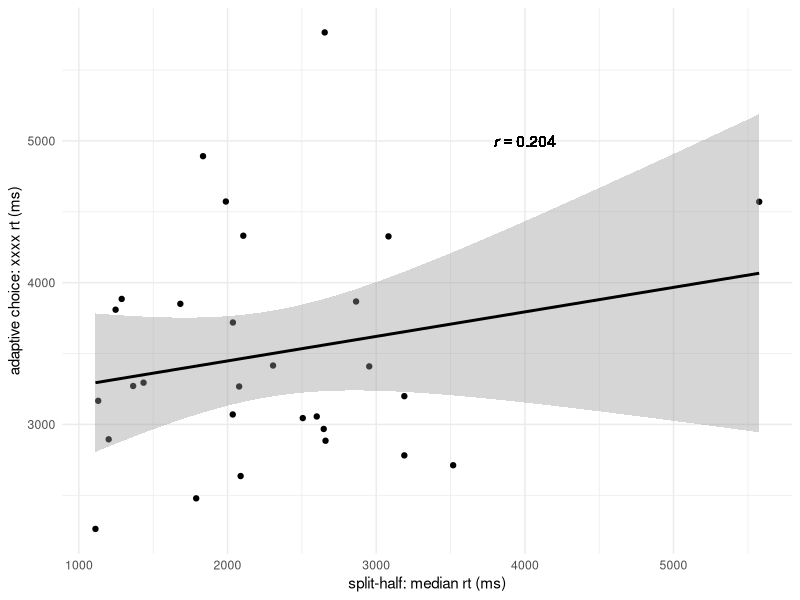
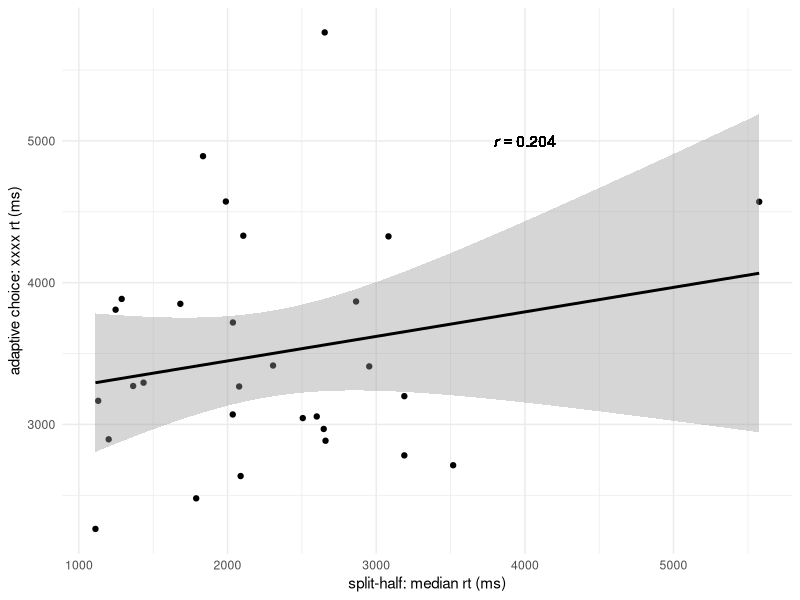
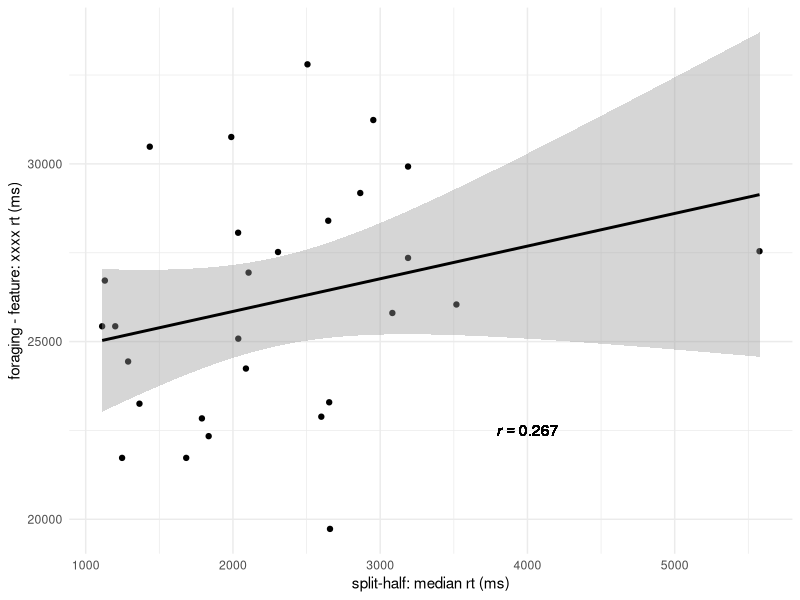
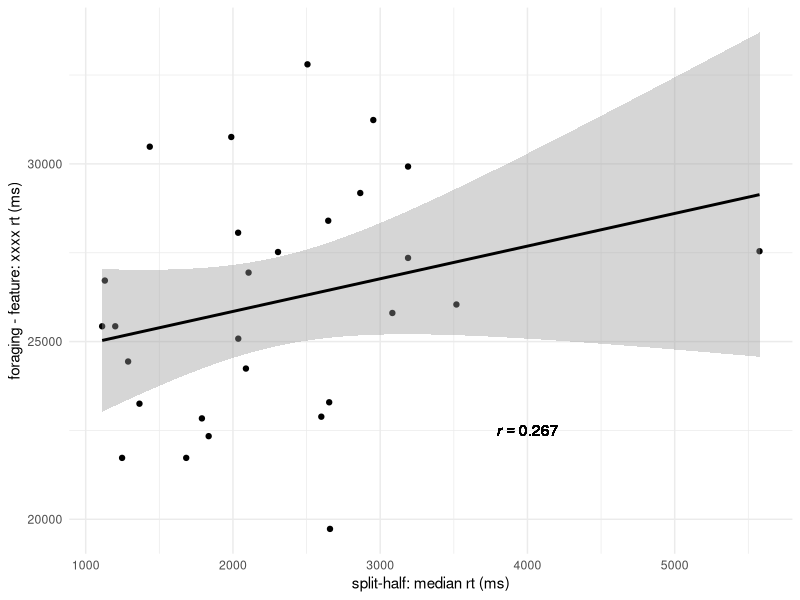
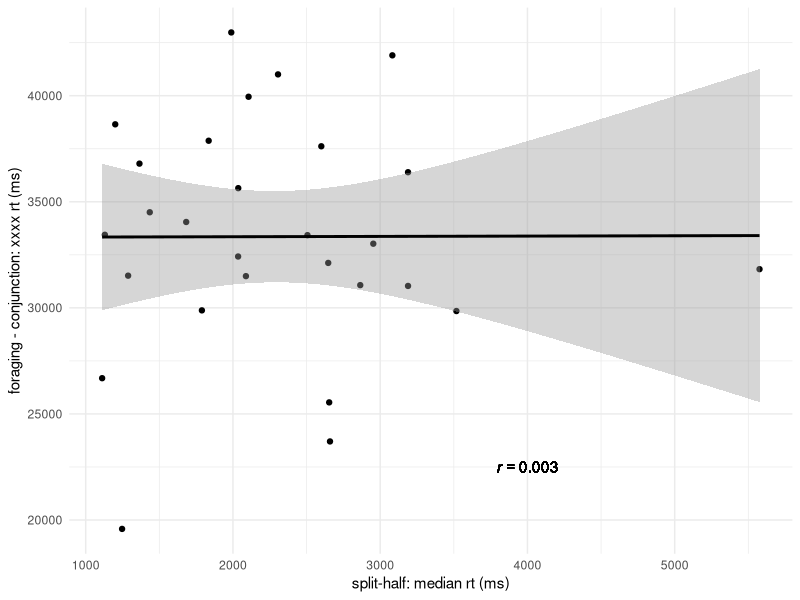
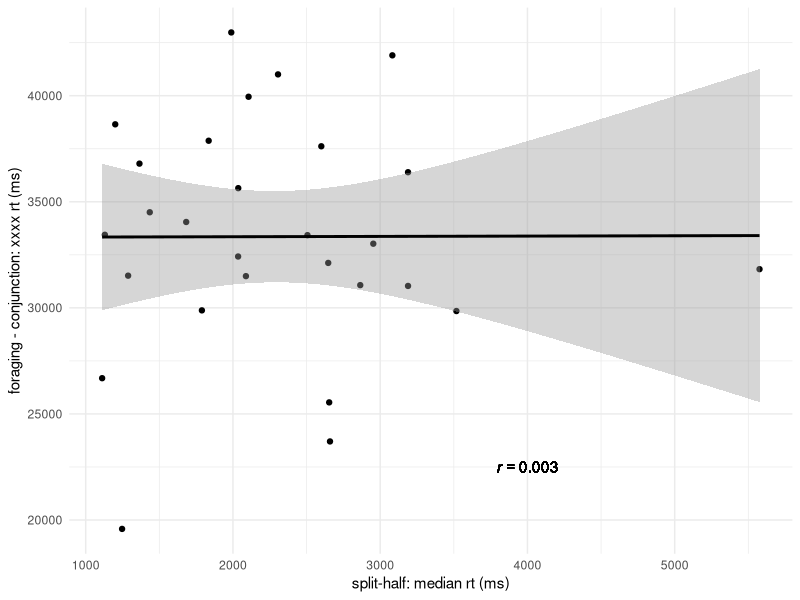
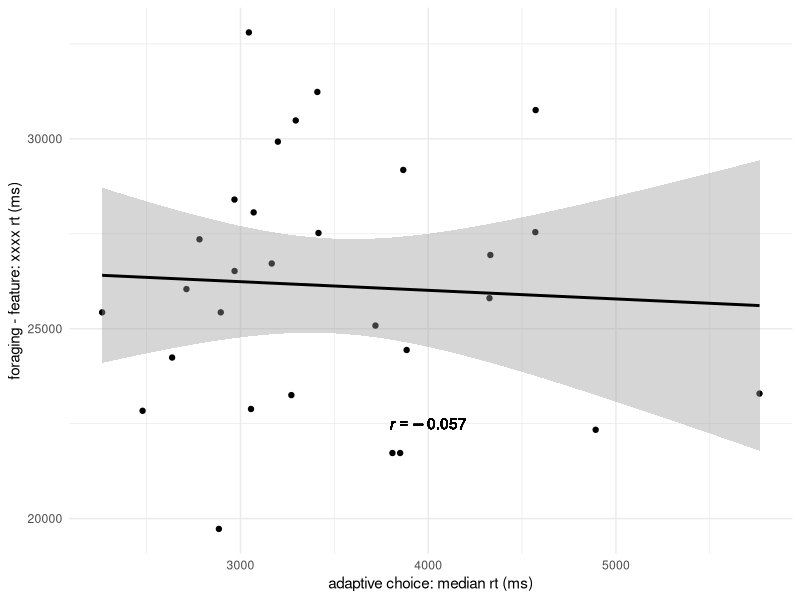
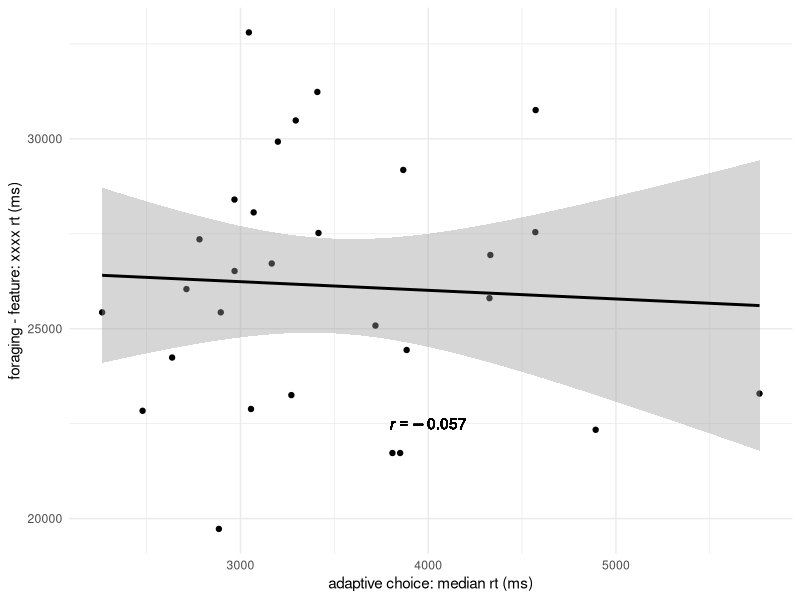

Generate these figures, in order, with R:
library(tidyverse)

figXn <- 6
figYn <- 4

dat <- read_csv("summaryData.csv")


# first look at rt

r <- round(with(dat, cor.test(ls_median_rt, ac_rt)$estimate), 3)

plt <- ggplot(dat, aes(x = ls_median_rt, y = ac_rt))
plt <- plt + geom_point() 
plt <- plt + geom_smooth(method = lm, colour = "black")
plt <- plt + theme_minimal()
plt <- plt + scale_x_continuous("split-half: median rt (ms)")
plt <- plt + scale_y_continuous("adaptive choice: xxxx rt (ms)")
plt <- plt + geom_text(label=paste("italic(r) ==", r), parse = TRUE, x= 4000, y=5000)
# plt <- plt + ggtitle('Split-half and Attentional Control')
ggsave("scratch/ls_v_ac_rt.pdf", width = figYn, height = figYn)
ggsave("scratch/ls_v_ac_rt.png", width = figYn, height = figYn)

r_feat <- round(with(dat, cor.test(ls_median_rt, fg_medianrt_feature)$estimate), 3)
r_cong <- round(with(dat, cor.test(ls_median_rt, fg_medianrt_cong)$estimate), 3)

plt <- ggplot(dat, aes(x = ls_median_rt, y = fg_medianrt_feature))
plt <- plt + geom_point() 
plt <- plt + geom_smooth(method = lm, colour = "black")
plt <- plt + theme_minimal()
plt <- plt + scale_x_continuous("split-half: median rt (ms)")
plt <- plt + scale_y_continuous("foraging - feature: xxxx rt (ms)")
plt <- plt + geom_text(label=paste("italic(r) ==", r_feat), parse = TRUE, x= 4000, y=22500)
# plt <- plt + ggtitle('Attentional Control and Foraging (feautre)')
ggsave("scratch/ls_v_fg_feature_rt.pdf", width = figYn, height = figYn)
ggsave("scratch/ls_v_fg_feature_rt.png", width = figYn, height = figYn)

plt <- ggplot(dat, aes(x = ls_median_rt, y = fg_medianrt_cong))
plt <- plt + geom_point() 
plt <- plt + geom_smooth(method = lm, colour = "black")
plt <- plt + theme_minimal()
plt <- plt + scale_x_continuous("split-half: median rt (ms)")
plt <- plt + scale_y_continuous("foraging - conjunction: xxxx rt (ms)")
plt <- plt + geom_text(label=paste("italic(r) ==", r_cong), parse = TRUE, x= 4000, y=22500)
# plt <- plt + ggtitle('Attentional Control and Foraging (conjunction)')
ggsave("scratch/ls_v_fg_conj_rt.pdf", width = figYn, height = figYn)
ggsave("scratch/ls_v_fg_conj_rt.png", width = figYn, height = figYn)



r_feat <- round(with(dat, cor.test(ac_rt, fg_medianrt_feature)$estimate), 3)
r_cong <- round(with(dat, cor.test(ac_rt, fg_medianrt_cong)$estimate), 3)

plt <- ggplot(dat, aes(x = ac_rt, y = fg_medianrt_feature))
plt <- plt + geom_point() 
plt <- plt + geom_smooth(method = lm, colour = "black")
plt <- plt + theme_minimal()
plt <- plt + scale_x_continuous("adaptive choice: median rt (ms)")
plt <- plt + scale_y_continuous("foraging - feature: xxxx rt (ms)")
plt <- plt + geom_text(label=paste("italic(r) ==", r_feat), parse = TRUE, x= 4000, y=22500)
# plt <- plt + ggtitle('Attentional Control and Foraging (feautre)')
ggsave("scratch/ac_v_fg_feature_rt.pdf", width = figYn, height = figYn)
ggsave("scratch/ac_v_fg_feature_rt.png", width = figYn, height = figYn)

plt <- ggplot(dat, aes(x = ac_rt, y = fg_medianrt_cong))
plt <- plt + geom_point() 
plt <- plt + geom_smooth(method = lm, colour = "black")
plt <- plt + theme_minimal()
plt <- plt + scale_x_continuous("adaptive choice: median rt (ms)")
plt <- plt + scale_y_continuous("foraging - conjunction: xxxx rt (ms)")
plt <- plt + geom_text(label=paste("italic(r) ==", r_cong), parse = TRUE, x= 4000, y=22500)
# plt <- plt + ggtitle('Attentional Control and Foraging (conjunction)')
ggsave("scratch/ac_v_fg_conj_rt.pdf", width = figYn, height = figYn)
ggsave("scratch/ac_v_fg_conj_rt.png", width = figYn, height = figYn)